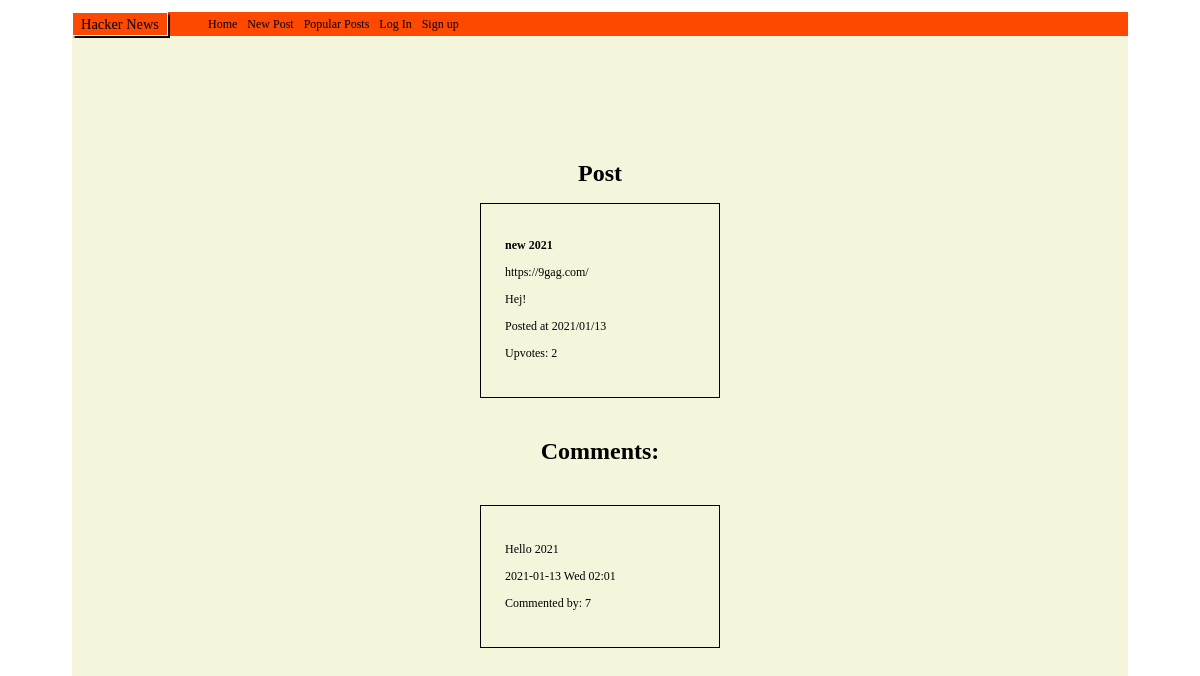
The app's page /comments.php?id=11, older data.
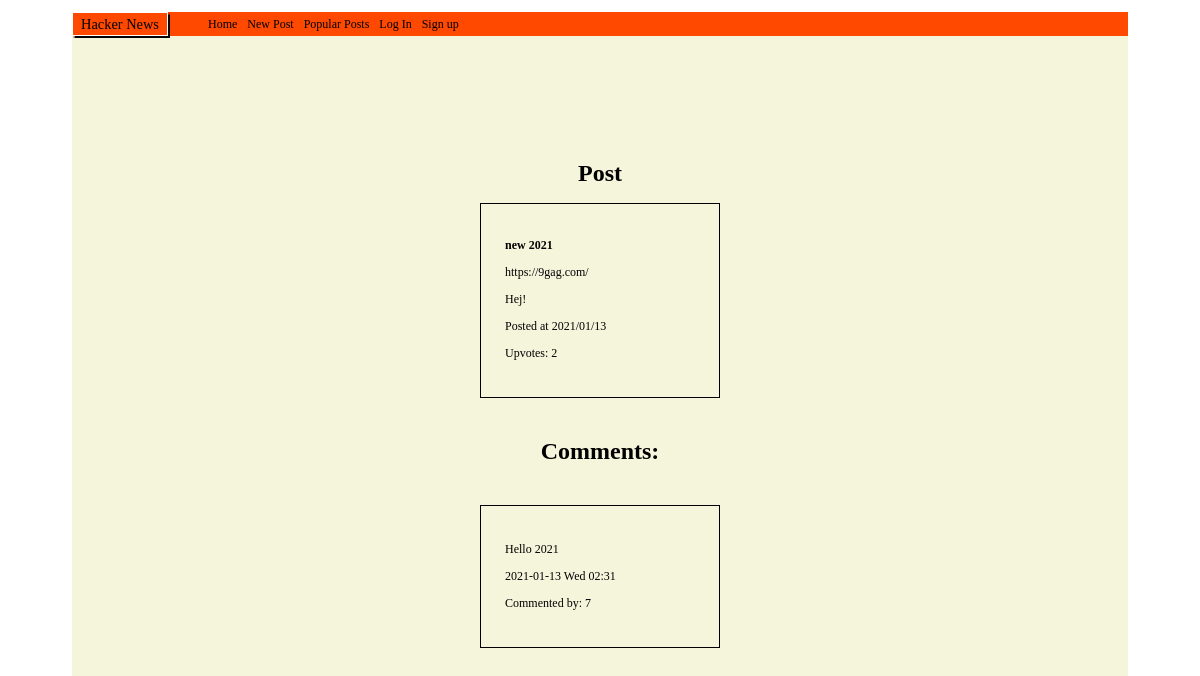
The same page, newer data.
### tables this page shows
CREATE TABLE Posts (
	id integer PRIMARY KEY AUTOINCREMENT,
	title string,
	description string,
	post_url varchar,
	post_date datetime,
	user_id varchar,
	user_username varchar
);

CREATE TABLE Comments (
	comment string,
	comment_date datetime,
	user_id integer,
	post_id integer
);

### web/functions/postsFunction.php (called while the page is built, shortened)
<?php
function fetchPostbyId($pdo, $postId)
{
    $statement = $pdo->prepare("SELECT * FROM Posts WHERE id = :postId");
    $statement->bindParam(':postId', $postId);
    $statement->execute();
    $post = $statement->fetch(PDO::FETCH_ASSOC);
    return $post;
}

### web/functions/upvoteFunctions.php (called while the page is built, shortened)
<?php
function countUpvotes($pdo, $postId)
{
    $statement = $pdo->prepare('SELECT COUNT(*) FROM Likes WHERE post_id = :postId');
    $statement->bindParam(':postId', $postId, PDO::PARAM_INT);
    $statement->execute();
    $upvotes = $statement->fetch(PDO::FETCH_ASSOC);
    return $upvotes['COUNT(*)'];
}

### web/functions/commentsFunction.php (called while the page is built, shortened)
<?php
function fetchPostsComments($pdo, $postId)
{
    $statement = $pdo->prepare("SELECT Comments.*, Users.username
    FROM Comments
    INNER JOIN Users
    ON Comments.user_id = Users.id
    WHERE post_id = :postId
    ORDER BY Comments.post_id DESC");
    $statement->BindParam(':postId', $postId, PDO::PARAM_INT);
    $statement->execute();
    $userComments = $statement->fetchAll(PDO::FETCH_ASSOC);
    return $userComments;
}

### comments.php (the view, shortened to what this page needs)
<?php require __DIR__ . '/homepage/header.php'; ?>
<?php require __DIR__ . '/homepage/navbar.php'; ?>
<?php
if (isset($_GET['id'])) {
    $postId = $_GET['id'];
    $post = fetchPostbyId($pdo, $postId);
    $countUpvotes = countUpvotes($pdo, $postId);
    $userComments = fetchPostsComments($pdo, $postId);
}
?>
<div class="comment_form">
    <h1 class="post_comment_title">Post</h1>
    <div class="post_info">
        <h2><?= $post['title'] ?></h2>
        <p> <a href="<?= $post['post_url'] ?>"><?= $post['post_url'] ?> </a></p>
        <p><?= $post['description'] ?></p>
        <p>Posted at <?= $post['post_date'] ?></p>
        <p> Upvotes: <?php echo $countUpvotes; ?></p>
    </div>
    <div class="">
        <h5 class="post_comment_title">Comments:</h5>
        <div class="user_comments">
            <?php foreach ($userComments as $userComment) : ?>
                <p><?= $userComment['comment']; ?></p>
                <p><?= $userComment['comment_date']; ?></p>
                <p> Commented by: <?= $userComment['user_id']; ?></p>
<?php endforeach; ?>

### homepage/header.php (shortened to what this page needs)
<!DOCTYPE html>
<html lang="en">
<head>
    <link rel="stylesheet" href="/CSS Assests/index.css">
    <link rel="stylesheet" href="/CSS Assests/navBar.css">
    <link rel="stylesheet" href="/CSS Assests/footer.css">
    <link rel="stylesheet" href="/css assests/profile.css">
    <link rel="stylesheet" href="/css assests/settings.css">
    <link rel="stylesheet" href="/css assests/signUp.css">
    <link rel="stylesheet" href="/css assests/postCreator.css">
    <link rel="stylesheet" href="/css assests/loginPage.css">
    <link rel="stylesheet" href="/css assests/comments.css">
</head>

### homepage/navbar.php
<body>
    <div class="top_nav">
        <p class="page_title">Hacker News</p>
        <ul class="nav_bar">
            <li>
                <a <?php echo $_SERVER['SCRIPT_NAME'] === '/index.php' ? 'active' : ''; ?>" href="/index.php">Home</a>
            </li>
            <li>
                <a href="/postCreator.php"> New Post </a>
            </li>
            <li>
                <a <?php echo $_SERVER['SCRIPT_NAME'] === '/popularPosts.php' ? 'active' : ''; ?>" href="/popularPosts.php">Popular Posts</a>
            </li>
            <?php if (isset($_SESSION['user'])) : ?>
                <li>
                    <a href="/profile.php?username=<?php echo $_SESSION['user']['username']; ?>"> <?php echo $_SESSION['user']['username']; ?> </a>
                </li>
                <?php if (isset($_SESSION['user'])) : ?>
                    <li>
                        <a href="web/user/logout.php">Log Out</a>
                    </li>
                <?php endif; ?>
            <?php else : ?>
                <li>
                    <a href="loginPage.php">Log In</a>
                </li>
                <li>
                    <a href="signUp.php">Sign up</a>
                </li>
            <?php endif; ?>
        </ul>
    </div>

### css assests/index.css (style rules this page uses)
* { box-sizing: border-box; font-size: 12px; }
body { height: 100vh; margin: 0; padding-top: 1rem; padding-left: 6rem; padding-right: 6rem; }

### css assests/navBar.css (style rules this page uses)
.top_nav { display: flex; align-items: center; flex-direction: row; width: 100%; background-color: rgb(255, 72, 0); height: 2rem; }
ul { display: flex; align-items: center; justify-content: space-between; gap: 10px; list-style: none; }
.page_title { display: flex; justify-content: center; align-items: center; font-size: 1.2rem; border: solid 1px white; box-shadow: 1px 1px 1px 0.5px black; height: 2rem; width: 8rem; }
a { text-decoration: none; color: black; }

### css assests/comments.css (style rules this page uses)
.comment_form { height: 90vh; background-color: beige; display: flex; justify-content: center; align-items: center; flex-direction: column; }
.post_info { box-sizing: border-box; border: solid 1px black; padding: 2rem; width: 20rem; }
.user_comments { box-sizing: border-box; border: solid 1px black; padding: 2rem; width: 20rem; }
.post_comment_title { font-size: 2rem; display: flex; justify-content: center; align-items: center; }

Row changes from the older to the newer data that the page shows:
changed comments "Hello 2021": comment_date "2021-01-13 Wed 02:01" → "2021-01-13 Wed 02:31"
